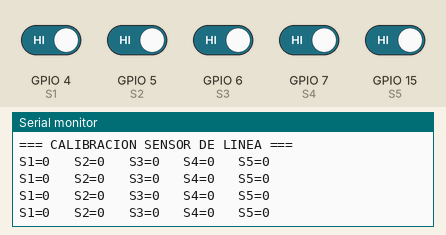
Bench run of a program on a simulated ESP32-S3. Shown: the last lines printed to the serial monitor. Inputs (shaded band) come from the test bench; at power-on: GPIO 4 (S1), GPIO 5 (S2), GPIO 6 (S3), GPIO 7 (S4), GPIO 15 (S5) HIGH.

Above: at 2.2 s.
2.3 s: GPIO 4 (S1) driven LOW
At 2.71 s:
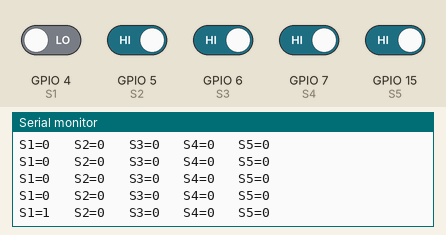
3.8 s: GPIO 5 (S2) driven LOW
At 4.21 s:
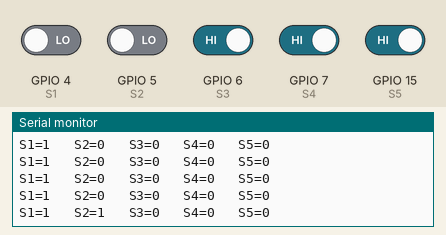
5.3 s: GPIO 6 (S3) driven LOW
At 5.71 s:
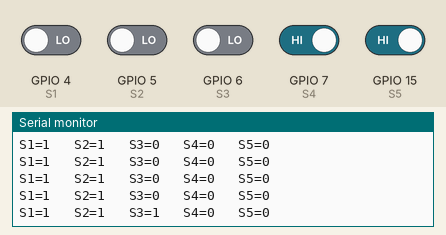
6.8 s: GPIO 7 (S4) driven LOW
At 7.21 s:
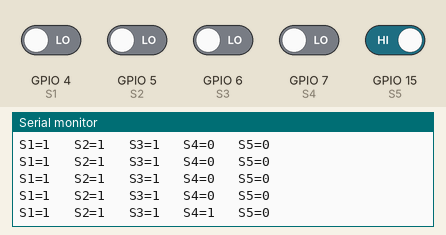
8.3 s: GPIO 15 (S5) driven LOW
At 8.71 s:
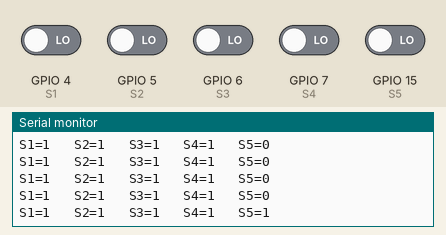
9.8 s: GPIO 4 (S1) driven HIGH
At 10.21 s:
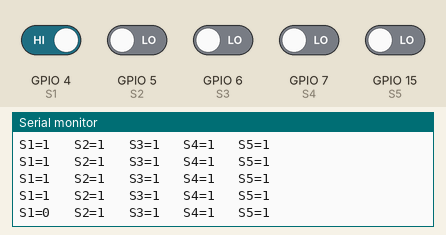

The program:

main.cpp
```cpp
#include <Arduino.h>

// Pines donde están conectados los sensores de línea
const int S1 = 4;
const int S2 = 5;
const int S3 = 6;
const int S4 = 7;
const int S5 = 15;

void setup() {

    // Inicia la comunicación entre el ESP32 y la computadora
    Serial.begin(115200);

    // Los cinco GPIO reciben señales desde el sensor
    pinMode(S1, INPUT);
    pinMode(S2, INPUT);
    pinMode(S3, INPUT);
    pinMode(S4, INPUT);
    pinMode(S5, INPUT);

    // Esperamos un momento para que el puerto serial esté listo
    delay(1000);

    Serial.println("=== CALIBRACION SENSOR DE LINEA ===");
}

void loop() {

    // Leemos el estado actual de cada sensor
    int valorS1 = !digitalRead(S1);
    int valorS2 = !digitalRead(S2);
    int valorS3 = !digitalRead(S3);
    int valorS4 = !digitalRead(S4);
    int valorS5 = !digitalRead(S5);


    // Mostramos las cinco lecturas en una sola línea
    Serial.print("S1=");
    Serial.print(valorS1);

    Serial.print("   S2=");
    Serial.print(valorS2);

    Serial.print("   S3=");
    Serial.print(valorS3);

    Serial.print("   S4=");
    Serial.print(valorS4);

    Serial.print("   S5=");
    Serial.println(valorS5);

    // Esperamos 300 ms antes de volver a medir
    delay(300);
}
```

Measured:
- after the input at 2.3 s, the serial monitor: prints a new line after 0.20 s (image 1)
- after the input at 3.8 s, the serial monitor: prints a new line after 0.20 s (image 2)
- after the input at 5.3 s, the serial monitor: prints a new line after 0.20 s (image 3)
- after the input at 6.8 s, the serial monitor: prints a new line after 0.21 s (image 4)
- after the input at 8.3 s, the serial monitor: prints a new line after 0.21 s (image 5)
- after the input at 9.8 s, the serial monitor: prints a new line after 0.21 s (image 6)
